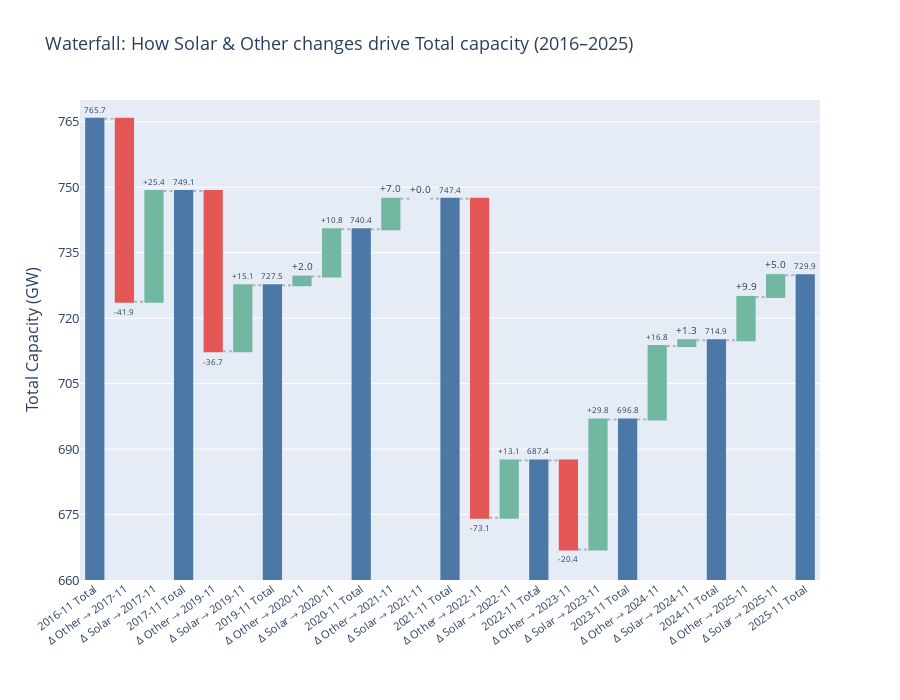

The notebook cell this image was saved under:
### Code cell
import plotly.graph_objects as go
import pandas as pd

# Your data (using the values exactly as provided)
data = {
    'Period':  ['2016-11', '2017-11', '2019-11', '2020-11', '2021-11',
                '2022-11', '2023-11', '2024-11', '2025-11'],
    'Solar':   [ 89.97,  115.34,  130.48,  141.32,  141.32,
                154.45,  184.23,  185.56,  190.55],
    'Other':   [675.73,  633.79,  597.07,  599.05,  606.05,
                532.96,  512.56,  529.38,  539.31],
    'Total':   [765.70,  749.13,  727.55,  740.37,  747.37,
                687.41,  696.79,  714.94,  729.86]
}

df = pd.DataFrame(data)

# ───────────────────────────────────────────────
# Build waterfall steps
# ───────────────────────────────────────────────

x_labels = []
measures = []
values = []
text = []
colors = []

# Starting point
x_labels.append("2016-11 Total")
measures.append("absolute")
values.append(df['Total'].iloc[0])
text.append(f"{df['Total'].iloc[0]:.1f}")
colors.append("#4c78a8")   # neutral blue for start

for i in range(1, len(df)):
    prev_total = df['Total'].iloc[i-1]
    curr_total = df['Total'].iloc[i]
    
    delta_s = df['Solar'].iloc[i] - df['Solar'].iloc[i-1]
    delta_o = df['Other'].iloc[i] - df['Other'].iloc[i-1]
    
    
    # Other change
    x_labels.append(f"Δ Other → {df['Period'].iloc[i]}")
    measures.append("relative")
    values.append(delta_o)
    text.append(f"{delta_o:+.1f}")
    colors.append("#72b7a1" if delta_o >= 0 else "#e45756")   # green ↑ / red ↓

    # Solar change
    x_labels.append(f"Δ Solar → {df['Period'].iloc[i]}")
    measures.append("relative")
    values.append(delta_s)
    text.append(f"{delta_s:+.1f}")
    colors.append("#f4a261" if delta_s >= 0 else "#e45756")   # orange ↑ / red ↓
    
    # Ending total for this period
    x_labels.append(f"{df['Period'].iloc[i]} Total")
    measures.append("total")
    values.append(curr_total)
    text.append(f"{curr_total:.1f}")
    colors.append("#4c78a8")

# ───────────────────────────────────────────────
# Create figure
# ───────────────────────────────────────────────


fig = go.Figure(go.Waterfall(
    name          = "Capacity changes",
    orientation   = "v",
    measure       = measures,
    x             = x_labels,
    y             = values,
    text          = text,
    textposition  = "outside",
    textfont      = dict(size=11),
    connector     = {"line": {"color": "rgba(100,100,100,0.4)", "dash": "dot"}},
    increasing    = {"marker": {"color": "#72b7a1"}},
    decreasing    = {"marker": {"color": "#e45756"}},
    totals        = {"marker": {"color": "#4c78a8"}},
))

fig.update_layout(
    title       = "Waterfall: How Solar & Other changes drive Total capacity (2016–2025)",
    xaxis_title = "",
    yaxis_title = "Total Capacity (GW)",
    height      = 700,
    font        = dict(size=13),
    showlegend  = False,
    margin      = dict(b=120),
    waterfallgap= 0.35,
    yaxis       = dict(
        range     = [660, 770],          # starts just below lowest total
        tickmode  = 'linear',
        dtick     = 15,                  # finer steps
    ),

)

fig.update_xaxes(tickangle= -35, tickfont=dict(size=11))

fig.show()

### Figure 1 — Plotly figure (JSON) as saved in the notebook; plotly's stock layout.template omitted (floating-point values rounded to 4 significant figures)
{"data": [{"connector": {"line": {"color": "rgba(100,100,100,0.4)", "dash": "dot"}}, "decreasing": {"marker": {"color": "#e45756"}}, "increasing": {"marker": {"color": "#72b7a1"}}, "measure": ["absolute", "relative", "relative", "total", "relative", "relative", "total", "relative", "relative", "total", "relative", "relative", "total", "relative", "relative", "total", "relative", "relative", "total", "relative", "relative", "total", "relative", "relative", "total"], "name": "Capacity changes", "orientation": "v", "text": ["765.7", "-41.9", "+25.4", "749.1", "-36.7", "+15.1", "727.5", "+2.0", "+10.8", "740.4", "+7.0", "+0.0", "747.4", "-73.1", "+13.1", "687.4", "-20.4", "+29.8", "696.8", "+16.8", "+1.3", "714.9", "+9.9", "+5.0", "729.9"], "textfont": {"size": 11}, "textposition": "outside", "totals": {"marker": {"color": "#4c78a8"}}, "type": "waterfall", "x": ["2016-11 Total", "Δ Other → 2017-11", "Δ Solar → 2017-11", "2017-11 Total", "Δ Other → 2019-11", "Δ Solar → 2019-11", "2019-11 Total", "Δ Other → 2020-11", "Δ Solar → 2020-11", "2020-11 Total", "Δ Other → 2021-11", "Δ Solar → 2021-11", "2021-11 Total", "Δ Other → 2022-11", "Δ Solar → 2022-11", "2022-11 Total", "Δ Other → 2023-11", "Δ Solar → 2023-11", "2023-11 Total", "Δ Other → 2024-11", "Δ Solar → 2024-11", "2024-11 Total", "Δ Other → 2025-11", "Δ Solar → 2025-11", "2025-11 Total"], "y": [765.7, -41.94, 25.37, 749.1, -36.72, 15.14, 727.5, 1.98, 10.84, 740.4, 7, 0, 747.4, -73.09, 13.13, 687.4, -20.4, 29.78, 696.8, 16.82, 1.33, 714.9, 9.93, 4.99, 729.9]}], "layout": {"font": {"size": 13}, "height": 700, "margin": {"b": 120}, "showlegend": false, "title": {"text": "Waterfall: How Solar & Other changes drive Total capacity (2016–2025)"}, "waterfallgap": 0.35, "xaxis": {"tickangle": -35, "tickfont": {"size": 11}, "title": {"text": ""}}, "yaxis": {"dtick": 15, "range": [660, 770], "tickmode": "linear", "title": {"text": "Total Capacity (GW)"}}}}
